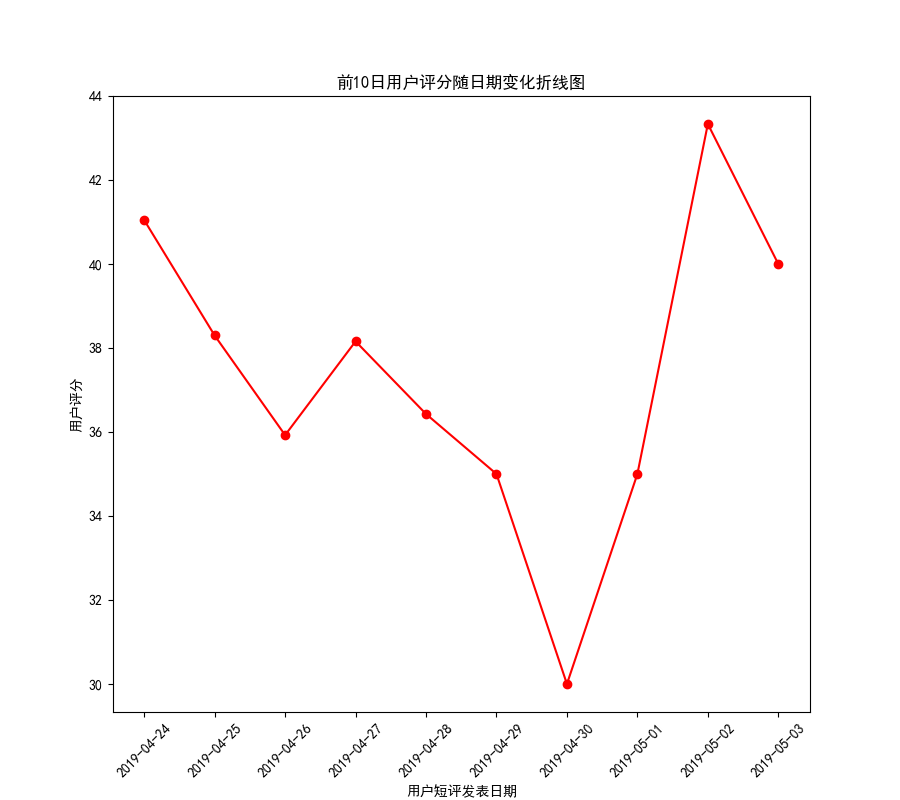

This chart was generated by the following Python code:
import pandas as pd
import matplotlib.pyplot as plt


plt.rcParams['font.sans-serif'] = 'SimHei'
#plt.rcParams['axcs.unicode_minus'] = False

fulian4 = pd.read_excel('fulian4data.xlsx')
# print(df['times'].dtypes)
df = pd.DataFrame(fulian4,columns=['scores','times'])
df['times'] = pd.to_datetime(df['times'])
df = df.set_index('times')
s = pd.Series(df['scores'],index=df.index)
data =df.resample('d').mean()
print(df.resample('d').count())
print(data)
data.to_csv('评分随日期变化数据.csv',encoding='utf-8')
xh = pd.read_csv('评分随日期变化数据.csv')
plt.figure(figsize=(9,8))
plt.plot(xh['times'][0:10],xh['scores'][0:10],color = 'red',marker='o')
plt.xticks(rotation=45)
plt.xlabel('用户短评发表日期')
plt.ylabel('用户评分')
plt.title('前10日用户评分随日期变化折线图')
plt.savefig('Task3.3.png')
plt.show()